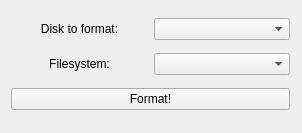
<?xml version="1.0" encoding="UTF-8"?>
<ui version="4.0">
 <class>MainWindow</class>
 <widget class="QMainWindow" name="MainWindow">
  <property name="geometry">
   <rect>
    <x>0</x>
    <y>0</y>
    <width>302</width>
    <height>133</height>
   </rect>
  </property>
  <property name="sizePolicy">
   <sizepolicy hsizetype="Fixed" vsizetype="Fixed">
    <horstretch>0</horstretch>
    <verstretch>0</verstretch>
   </sizepolicy>
  </property>
  <property name="minimumSize">
   <size>
    <width>302</width>
    <height>133</height>
   </size>
  </property>
  <property name="maximumSize">
   <size>
    <width>302</width>
    <height>133</height>
   </size>
  </property>
  <property name="windowTitle">
   <string>MainWindow</string>
  </property>
  <widget class="QWidget" name="centralWidget">
   <widget class="QWidget" name="gridLayoutWidget">
    <property name="geometry">
     <rect>
      <x>0</x>
      <y>0</y>
      <width>301</width>
      <height>131</height>
     </rect>
    </property>
    <layout class="QGridLayout" name="gridLayout">
     <item row="0" column="1">
      <widget class="QComboBox" name="formatDiskList"/>
     </item>
     <item row="0" column="0">
      <widget class="QLabel" name="label">
       <property name="text">
        <string>&lt;html&gt;&lt;head/&gt;&lt;body&gt;&lt;p align=&quot;center&quot;&gt;Disk to format:&lt;/p&gt;&lt;/body&gt;&lt;/html&gt;</string>
       </property>
      </widget>
     </item>
     <item row="1" column="0">
      <widget class="QLabel" name="label_2">
       <property name="text">
        <string>&lt;html&gt;&lt;head/&gt;&lt;body&gt;&lt;p align=&quot;center&quot;&gt;Filesystem:&lt;/p&gt;&lt;/body&gt;&lt;/html&gt;</string>
       </property>
      </widget>
     </item>
     <item row="2" column="0" colspan="2">
      <widget class="QPushButton" name="formatbutton">
       <property name="text">
        <string>Format!</string>
       </property>
      </widget>
     </item>
     <item row="1" column="1">
      <widget class="QComboBox" name="filesystemList"/>
     </item>
    </layout>
   </widget>
  </widget>
 </widget>
 <layoutdefault spacing="6" margin="11"/>
 <resources/>
 <connections/>
</ui>
